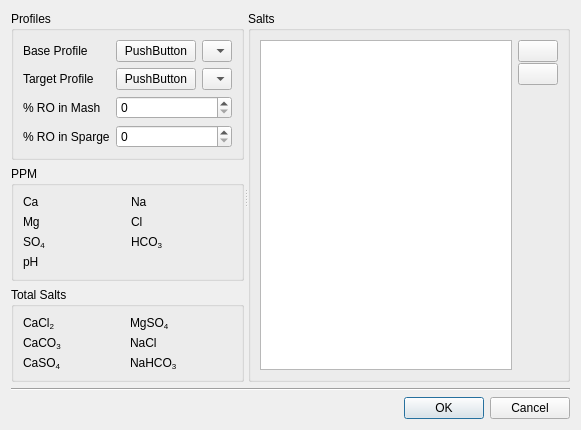
<?xml version="1.0" encoding="UTF-8"?>
<ui version="4.0">
 <class>waterProfileAdjustmentTool</class>
 <widget class="QDialog" name="waterProfileAdjustmentTool">
  <!--
  <property name="geometry">
   <rect>
    <x>0</x>
    <y>0</y>
    <width>805</width>
    <height>598</height>
   </rect>
  </property>
  <property name="sizePolicy">
   <sizepolicy hsizetype="Minimum" vsizetype="Preferred">
    <horstretch>0</horstretch>
    <verstretch>0</verstretch>
   </sizepolicy>
  </property>
  <property name="minimumSize">
   <size>
    <width>30</width>
    <height>0</height>
   </size>
  </property>
   -->
  <property name="windowTitle">
   <string>Water Profile Adjustment Tool</string>
  </property>
  <layout class="QVBoxLayout" name="verticalLayout_4">
   <item>
    <widget class="QSplitter" name="splitter_vertical_recipe">
     <property name="orientation">
      <enum>Qt::Horizontal</enum>
     </property>
     <!--
     ================================================= Left-hand panel =================================================
      -->
     <widget class="QWidget" name="left_hand_panel" native="true">
      <layout class="QVBoxLayout" name="verticalLayout_left" stretch="0,0,0">
       <item>
        <widget class="QGroupBox" name="groupBox_profiles">
         <property name="title">
          <string>Profiles</string>
         </property>
         <layout class="QGridLayout" name="gridLayout_profiles">
          <item row="2" column="0">
           <widget class="QLabel" name="label_mashRO">
            <property name="text">
             <string>% RO in Mash</string>
            </property>
           </widget>
          </item>
          <item row="1" column="0">
           <widget class="QLabel" name="label_targetProfile">
            <property name="text">
             <string>Target Profile</string>
            </property>
           </widget>
          </item>
          <item row="2" column="1">
           <widget class="QSpinBox" name="spinBox_mashRO">
            <property name="maximum">
             <number>100</number>
            </property>
           </widget>
          </item>
          <item row="1" column="1">
           <layout class="QHBoxLayout" name="horizontalLayout_targetButtons">
            <item>
             <widget class="WaterButton" name="targetProfileButton">
              <property name="text">
               <string>PushButton</string>
              </property>
             </widget>
            </item>
            <item>
             <widget class="BtComboBoxWater" name="targetProfileCombo">
              <property name="sizePolicy">
               <sizepolicy hsizetype="Minimum" vsizetype="Fixed">
                <horstretch>0</horstretch>
                <verstretch>0</verstretch>
               </sizepolicy>
              </property>
              <property name="minimumSize">
               <size>
                <width>30</width>
                <height>0</height>
               </size>
              </property>
              <property name="maximumSize">
               <size>
                <width>30</width>
                <height>16777215</height>
               </size>
              </property>
             </widget>
            </item>
           </layout>
          </item>
          <item row="0" column="0">
           <widget class="QLabel" name="label_baseProfile">
            <property name="text">
             <string>Base Profile</string>
            </property>
           </widget>
          </item>
          <item row="3" column="1">
           <widget class="QSpinBox" name="spinBox_spargeRO">
            <property name="maximum">
             <number>100</number>
            </property>
           </widget>
          </item>
          <item row="0" column="1">
           <layout class="QHBoxLayout" name="horizontalLayout_baseButtons" stretch="0,1">
            <item>
             <widget class="WaterButton" name="baseProfileButton">
              <property name="text">
               <string>PushButton</string>
              </property>
             </widget>
            </item>
            <item>
             <widget class="BtComboBoxWater" name="baseProfileCombo">
              <property name="sizePolicy">
               <sizepolicy hsizetype="Minimum" vsizetype="Fixed">
                <horstretch>0</horstretch>
                <verstretch>0</verstretch>
               </sizepolicy>
              </property>
              <property name="minimumSize">
               <size>
                <width>30</width>
                <height>0</height>
               </size>
              </property>
              <property name="maximumSize">
               <size>
                <width>30</width>
                <height>16777215</height>
               </size>
              </property>
             </widget>
            </item>
           </layout>
          </item>
          <item row="3" column="0">
           <widget class="QLabel" name="label_spargeRO">
            <property name="text">
             <string>% RO in Sparge</string>
            </property>
           </widget>
          </item>
         </layout>
        </widget>
       </item>
       <item>
        <widget class="QGroupBox" name="groupbox_ppm">
         <property name="sizePolicy">
          <sizepolicy hsizetype="MinimumExpanding" vsizetype="Preferred">
           <horstretch>0</horstretch>
           <verstretch>0</verstretch>
          </sizepolicy>
         </property>
         <property name="title">
          <string>PPM</string>
         </property>
         <layout class="QGridLayout" name="gridLayout_ppm" rowstretch="0,0,0,0">
          <item row="0" column="3">
           <widget class="SmartDigitWidget" name="btDigit_na">
           </widget>
          </item>
          <item row="0" column="0">
           <widget class="SmartLabel" name="label_ca">
            <property name="text">
             <string>Ca</string>
            </property>
           </widget>
          </item>
          <item row="2" column="1">
           <widget class="SmartDigitWidget" name="btDigit_so4">
           </widget>
          </item>
          <item row="1" column="0">
           <widget class="SmartLabel" name="label_mg">
            <property name="text">
             <string>Mg</string>
            </property>
           </widget>
          </item>
          <item row="0" column="1">
           <widget class="SmartDigitWidget" name="btDigit_ca">
           </widget>
          </item>
          <item row="3" column="1">
           <widget class="SmartDigitWidget" name="btDigit_ph">
           </widget>
          </item>
          <item row="2" column="3">
           <widget class="SmartDigitWidget" name="btDigit_hco3">
           </widget>
          </item>
          <item row="3" column="0">
           <widget class="SmartLabel" name="label_pH">
            <property name="text">
             <string>pH</string>
            </property>
           </widget>
          </item>
          <item row="0" column="2">
           <widget class="SmartLabel" name="label_na">
            <property name="text">
             <string>Na</string>
            </property>
           </widget>
          </item>
          <item row="1" column="2">
           <widget class="SmartLabel" name="label_cl">
            <property name="text">
             <string>Cl</string>
            </property>
           </widget>
          </item>
          <item row="2" column="0">
           <widget class="SmartLabel" name="label_so4">
            <property name="text">
             <string>SO&lt;sub&gt;4&lt;/sub&gt;</string>
            </property>
           </widget>
          </item>
          <item row="1" column="1">
           <widget class="SmartDigitWidget" name="btDigit_mg">
           </widget>
          </item>
          <item row="1" column="3">
           <widget class="SmartDigitWidget" name="btDigit_cl">
           </widget>
          </item>
          <item row="2" column="2">
           <widget class="SmartLabel" name="label_hco3">
            <property name="text">
             <string>HCO&lt;sub&gt;3&lt;/sub&gt;</string>
            </property>
           </widget>
          </item>
         </layout>
        </widget>
       </item>
       <item>
        <widget class="QGroupBox" name="groupBox_total">
         <property name="title">
          <string>Total Salts</string>
         </property>
         <layout class="QGridLayout" name="gridLayout_total">
          <item row="0" column="0">
           <widget class="SmartLabel" name="label_totalcacl2">
            <property name="contextMenuPolicy">
             <enum>Qt::CustomContextMenu</enum>
            </property>
            <property name="text">
             <string>CaCl&lt;sub&gt;2&lt;/sub&gt;</string>
            </property>
            <property name="buddy">
             <cstring>btDigit_totalcacl2</cstring>
            </property>
           </widget>
          </item>
          <item row="0" column="1">
           <widget class="SmartDigitWidget" name="btDigit_totalcacl2">
           </widget>
          </item>
          <item row="0" column="2">
           <widget class="SmartLabel" name="label_totalmgso4">
            <property name="contextMenuPolicy">
             <enum>Qt::CustomContextMenu</enum>
            </property>
            <property name="text">
             <string>MgSO&lt;sub&gt;4&lt;/sub&gt;</string>
            </property>
            <property name="buddy">
             <cstring>btDigit_totalmgso4</cstring>
            </property>
           </widget>
          </item>
          <item row="0" column="3">
           <widget class="SmartDigitWidget" name="btDigit_totalmgso4">
           </widget>
          </item>
          <item row="1" column="0">
           <widget class="SmartLabel" name="label_totalcaco3">
            <property name="contextMenuPolicy">
             <enum>Qt::CustomContextMenu</enum>
            </property>
            <property name="text">
             <string>CaCO&lt;sub&gt;3&lt;/sub&gt;</string>
            </property>
            <property name="buddy">
             <cstring>btDigit_totalcaco3</cstring>
            </property>
           </widget>
          </item>
          <item row="1" column="1">
           <widget class="SmartDigitWidget" name="btDigit_totalcaco3">
           </widget>
          </item>
          <item row="1" column="2">
           <widget class="SmartLabel" name="label_totalnacl">
            <property name="contextMenuPolicy">
             <enum>Qt::CustomContextMenu</enum>
            </property>
            <property name="text">
             <string>NaCl</string>
            </property>
            <property name="buddy">
             <cstring>btDigit_totalnacl</cstring>
            </property>
           </widget>
          </item>
          <item row="1" column="3">
           <widget class="SmartDigitWidget" name="btDigit_totalnacl">
           </widget>
          </item>
          <item row="2" column="0">
           <widget class="SmartLabel" name="label_totalcaso4">
            <property name="contextMenuPolicy">
             <enum>Qt::CustomContextMenu</enum>
            </property>
            <property name="text">
             <string>CaSO&lt;sub&gt;4&lt;?sub&gt;</string>
            </property>
            <property name="buddy">
             <cstring>btDigit_totalcaso4</cstring>
            </property>
           </widget>
          </item>
          <item row="2" column="1">
           <widget class="SmartDigitWidget" name="btDigit_totalcaso4">
           </widget>
          </item>
          <item row="2" column="2">
           <widget class="SmartLabel" name="label_totalnahco3">
            <property name="contextMenuPolicy">
             <enum>Qt::CustomContextMenu</enum>
            </property>
            <property name="text">
             <string>NaHCO&lt;sub&gt;3&lt;/sub&gt;</string>
            </property>
            <property name="buddy">
             <cstring>btDigit_totalnahco3</cstring>
            </property>
           </widget>
          </item>
          <item row="2" column="3">
           <widget class="SmartDigitWidget" name="btDigit_totalnahco3">
           </widget>
          </item>
         </layout>
        </widget>
       </item>
      </layout>
     </widget>
     <!--
     ================================================= Right-hand panel ================================================
      -->
     <widget class="QWidget" name="right_hand_panel" native="true">
      <layout class="QVBoxLayout" name="verticalLayout_right">
       <item>
        <widget class="QGroupBox" name="groupBox_salts">
         <property name="title">
          <string>Salts</string>
         </property>
         <property name="flat">
          <bool>true</bool>
         </property>
         <layout class="QHBoxLayout" name="horizontalLayout_3">
          <item>
           <widget class="QTableView" name="tableView_saltAdjustments">
            <property name="alternatingRowColors">
             <bool>true</bool>
            </property>
           </widget>
          </item>
          <item>
           <layout class="QVBoxLayout" name="verticalLayout_saltButtons">
            <property name="spacing">
             <number>1</number>
            </property>
            <item>
             <widget class="QPushButton" name="pushButton_addSalt">
              <property name="toolTip">
               <string>Add a salt</string>
              </property>
              <property name="text">
               <string/>
              </property>
              <property name="icon">
               <iconset resource="../resources.qrc">
                <normaloff>:/images/smallPlus.svg</normaloff>:/images/smallPlus.svg</iconset>
              </property>
             </widget>
            </item>
            <item>
             <widget class="QPushButton" name="pushButton_removeSalt">
              <property name="toolTip">
               <string>Remove selected salt</string>
              </property>
              <property name="text">
               <string/>
              </property>
              <property name="icon">
               <iconset resource="../resources.qrc">
                <normaloff>:/images/smallMinus.svg</normaloff>:/images/smallMinus.svg</iconset>
              </property>
             </widget>
            </item>
            <item>
             <spacer name="verticalSpacer_3">
              <property name="orientation">
               <enum>Qt::Vertical</enum>
              </property>
              <property name="sizeHint" stdset="0">
               <size>
                <width>20</width>
                <height>40</height>
               </size>
              </property>
             </spacer>
            </item>
           </layout>
          </item>
         </layout>
        </widget>
       </item>
      </layout>
     </widget>
    </widget>

   </item>
   <item>
    <widget class="Line" name="line">
     <property name="orientation">
      <enum>Qt::Horizontal</enum>
     </property>
    </widget>
   </item>
   <item>
    <widget class="QDialogButtonBox" name="buttonBox_save">
     <property name="focusPolicy">
      <enum>Qt::ClickFocus</enum>
     </property>
     <property name="orientation">
      <enum>Qt::Horizontal</enum>
     </property>
     <property name="standardButtons">
      <set>QDialogButtonBox::Cancel|QDialogButtonBox::Ok</set>
     </property>
    </widget>
   </item>
  </layout>
 </widget>
 <customwidgets>
  <customwidget>
   <class>BtComboBoxWater</class>
   <extends>QComboBox</extends>
   <header>widgets/BtComboBoxNamedEntity.h</header>
  </customwidget>
  <customwidget>
   <class>WaterButton</class>
   <extends>QPushButton</extends>
   <header>buttons/WaterButton.h</header>
  </customwidget>
  <customwidget>
   <class>SmartLabel</class>
   <extends>QLabel</extends>
   <header>widgets/SmartLabel.h</header>
   <slots>
    <signal>changedSystemOfMeasurementOrScale(PreviousScaleInfo)</signal>
   </slots>
  </customwidget>
  <customwidget>
   <class>SmartDigitWidget</class>
   <extends>QLabel</extends>
   <header>widgets/SmartDigitWidget.h</header>
  </customwidget>
 </customwidgets>
 <tabstops>
  <tabstop>baseProfileButton</tabstop>
  <tabstop>baseProfileCombo</tabstop>
  <tabstop>targetProfileButton</tabstop>
  <tabstop>targetProfileCombo</tabstop>
  <tabstop>spinBox_mashRO</tabstop>
  <tabstop>spinBox_spargeRO</tabstop>
  <tabstop>pushButton_addSalt</tabstop>
  <tabstop>pushButton_removeSalt</tabstop>
 </tabstops>
 <resources>
  <include location="../resources.qrc"/>
 </resources>
 <connections>
  <connection>
   <sender>buttonBox_save</sender>
   <signal>accepted()</signal>
   <receiver>waterProfileAdjustmentTool</receiver>
   <slot>accept()</slot>
   <hints>
    <hint type="sourcelabel">
     <x>248</x>
     <y>254</y>
    </hint>
    <hint type="destinationlabel">
     <x>157</x>
     <y>274</y>
    </hint>
   </hints>
  </connection>
  <connection>
   <sender>buttonBox_save</sender>
   <signal>rejected()</signal>
   <receiver>waterProfileAdjustmentTool</receiver>
   <slot>reject()</slot>
   <hints>
    <hint type="sourcelabel">
     <x>316</x>
     <y>260</y>
    </hint>
    <hint type="destinationlabel">
     <x>286</x>
     <y>274</y>
    </hint>
   </hints>
  </connection>
 </connections>
</ui>
